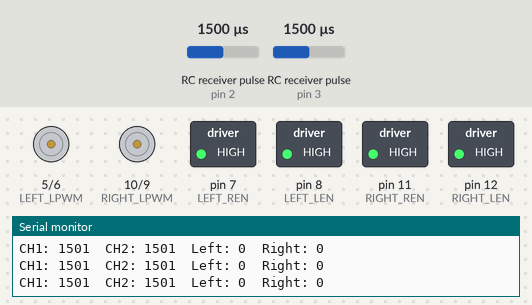
A sketch run on a simulated Arduino Uno, built with avr-gcc and run on an emulated ATmega328P. Shown: motor-driver pin pairs drawn as motors (green arrow = first pin HIGH = forward, orange = second pin HIGH = backward, longer = more drive), switched loads named in the sketch (green lamp = pin HIGH), the last lines printed to the serial monitor. Wiring (inferred from the names in the program): 2 × RC receiver channel: data pin 2 / data pin 3. The test bench sets the inputs (shaded band); at power-on: RC receiver pulse (sensors on pin 3, pin 2) 1500 µs.

Above: at 1.2 s.
1.3 s: RC receiver pulse (sensor on pin 3) set to 1457 µs
4.3 s: RC receiver pulse (sensor on pin 3) set to 1436 µs
At 5.5 s:
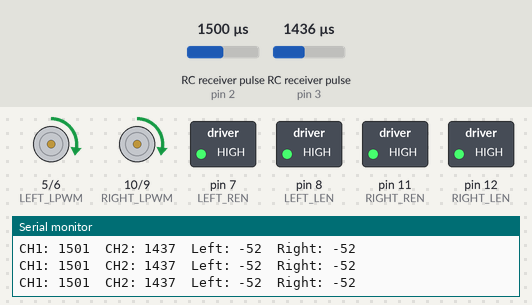
5.8 s: RC receiver pulse (sensor on pin 2) set to 1750 µs
At 6.8 s:
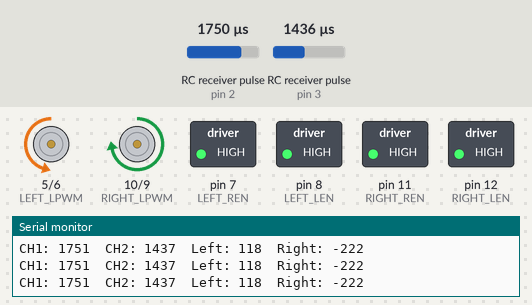
8.8 s: RC receiver pulse (sensor on pin 2) set to 1020 µs
10.3 s: RC receiver pulse (sensor on pin 3) set to 1020 µs
At 11.2 s:
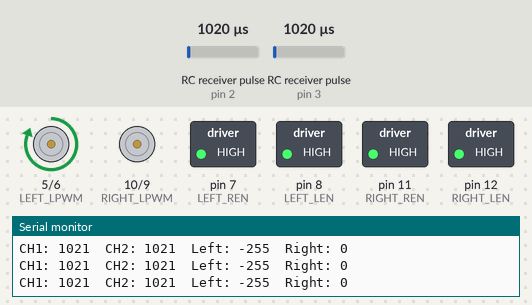
11.8 s: RC receiver pulse (sensor on pin 2) set to 1133 µs
14.8 s: RC receiver pulse (sensor on pin 2) set to 1164 µs
At 15.3 s:
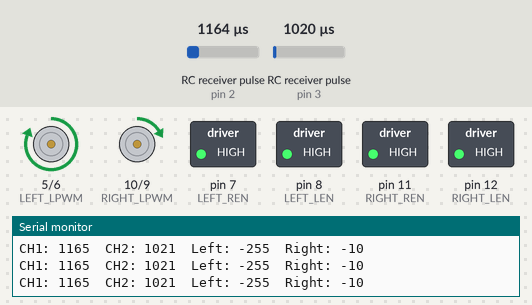
Timing chart, 0 to 17.3 s (numbered marks = the images above; inputs shaded):
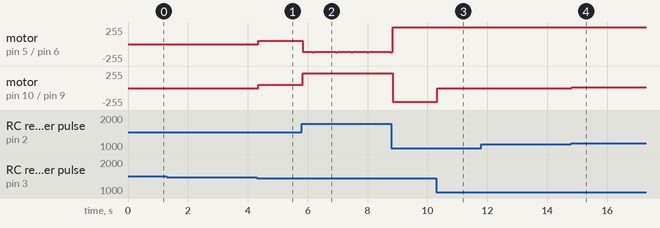

The sketch:

RC_CAR_USING_BTS_AND_FSCT6B.ino
```cpp
// RC Car Code using Arduino + FS-i6/FS-CT6B Receiver + 2 BTS7960 + 4 Motors

// ==========================
// Receiver Pins
// ==========================
#define CH1_PIN 2   // Steering
#define CH2_PIN 3   // Throttle

// ==========================
// Left BTS7960 Pins
// ==========================
#define LEFT_RPWM 6
#define LEFT_LPWM 5
#define LEFT_REN  7
#define LEFT_LEN  8

// ==========================
// Right BTS7960 Pins
// ==========================
#define RIGHT_RPWM 9
#define RIGHT_LPWM 10
#define RIGHT_REN  11
#define RIGHT_LEN  12

// ==========================
// Settings
// ==========================
#define MIN_PULSE 1150
#define MID_PULSE 1490
#define MAX_PULSE 1870

#define DEADZONE 40          // joystick center dead zone
#define SIGNAL_TIMEOUT 30000 // microseconds

int throttleValue = 0;
int steeringValue = 0;

void setup() {
  Serial.begin(9600);

  pinMode(CH1_PIN, INPUT);
  pinMode(CH2_PIN, INPUT);

  pinMode(LEFT_RPWM, OUTPUT);
  pinMode(LEFT_LPWM, OUTPUT);
  pinMode(LEFT_REN, OUTPUT);
  pinMode(LEFT_LEN, OUTPUT);

  pinMode(RIGHT_RPWM, OUTPUT);
  pinMode(RIGHT_LPWM, OUTPUT);
  pinMode(RIGHT_REN, OUTPUT);
  pinMode(RIGHT_LEN, OUTPUT);

  // Enable BTS7960 drivers
  digitalWrite(LEFT_REN, HIGH);
  digitalWrite(LEFT_LEN, HIGH);
  digitalWrite(RIGHT_REN, HIGH);
  digitalWrite(RIGHT_LEN, HIGH);

  stopMotors();

  Serial.println("RC Car Ready");
}

void loop() {
  int ch1 = pulseIn(CH1_PIN, HIGH, SIGNAL_TIMEOUT); // Steering
  int ch2 = pulseIn(CH2_PIN, HIGH, SIGNAL_TIMEOUT); // Throttle

  // Safety: if receiver signal lost, stop car
  if (ch1 == 0 || ch2 == 0) {
    stopMotors();
    Serial.println("Signal Lost - Motors Stopped");
    delay(100);
    return;
  }

  // Convert receiver PWM value to -255 to +255
  steeringValue = mapChannel(ch1);
  throttleValue = mapChannel(ch2);

  // Mixing logic
  int leftSpeed  = throttleValue + steeringValue;
  int rightSpeed = throttleValue - steeringValue;

  // Limit speed between -255 and 255
  leftSpeed = constrain(leftSpeed, -255, 255);
  rightSpeed = constrain(rightSpeed, -255, 255);

  setMotorLeft(leftSpeed);
  setMotorRight(rightSpeed);

  Serial.print("CH1: ");
  Serial.print(ch1);
  Serial.print("  CH2: ");
  Serial.print(ch2);
  Serial.print("  Left: ");
  Serial.print(leftSpeed);
  Serial.print("  Right: ");
  Serial.println(rightSpeed);

  delay(20);
}

// ==========================
// Convert RC PWM to motor speed
// ==========================
int mapChannel(int pulse) {
  pulse = constrain(pulse, MIN_PULSE, MAX_PULSE);

  if (abs(pulse - MID_PULSE) < DEADZONE) {
    return 0;
  }

  int value = map(pulse, MIN_PULSE, MAX_PULSE, -255, 255);
  return value;
}

// ==========================
// speed: -255 to +255
// ==========================
void setMotorLeft(int speedValue) {
  speedValue = constrain(speedValue, -255, 255);

  if (speedValue > 0) {
    analogWrite(LEFT_RPWM, speedValue);
    analogWrite(LEFT_LPWM, 0);
  }
  else if (speedValue < 0) {
    analogWrite(LEFT_RPWM, 0);
    analogWrite(LEFT_LPWM, abs(speedValue));
  }
  else {
    analogWrite(LEFT_RPWM, 0);
    analogWrite(LEFT_LPWM, 0);
  }
}

// ==========================
// Right Motor Control
// speed: -255 to +255
// ==========================
void setMotorRight(int speedValue) {
  speedValue = constrain(speedValue, -255, 255);

  if (speedValue > 0) {
    analogWrite(RIGHT_RPWM, speedValue);
    analogWrite(RIGHT_LPWM, 0);
  }
  else if (speedValue < 0) {
    analogWrite(RIGHT_RPWM, 0);
    analogWrite(RIGHT_LPWM, abs(speedValue));
  }
  else {
    analogWrite(RIGHT_RPWM, 0);
    analogWrite(RIGHT_LPWM, 0);
  }
}

// ==========================
// Stop All Motors
// ==========================
void stopMotors() {
  analogWrite(LEFT_RPWM, 0);
  analogWrite(LEFT_LPWM, 0);
  analogWrite(RIGHT_RPWM, 0);
  analogWrite(RIGHT_LPWM, 0);
}
```

Measured:
- the behaviour switches between 1450 and 1449 µs on RC receiver pulse (sensor on pin 3) (found by bisection; images 0 and 1)
- after the input at 4.3 s, motor on pin 5 (LEFT_LPWM) / pin 6 (LEFT_RPWM), motor on pin 10 (RIGHT_LPWM) / pin 9 (RIGHT_RPWM): stopped → forward 52/255 at once
- after the input at 10.3 s, motor on pin 10 (RIGHT_LPWM) / pin 9 (RIGHT_RPWM): backward 203/255 → stopped at once
- after the input at 14.8 s, motor on pin 10 (RIGHT_LPWM) / pin 9 (RIGHT_RPWM): stopped → forward 10/255 at once
